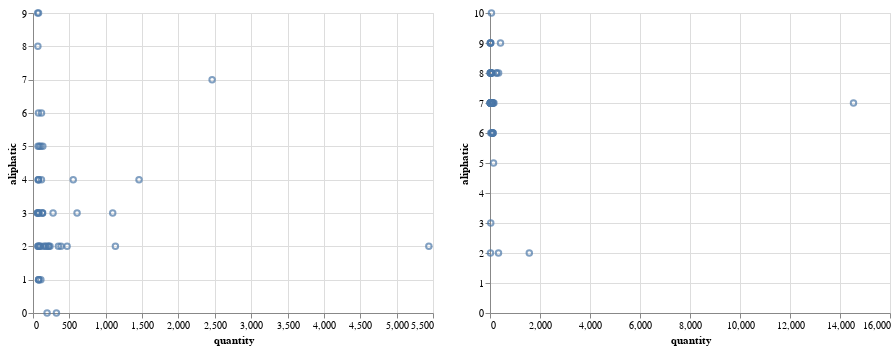

The notebook cell this image was saved under:
### Code cell
chart_f1 = alt.Chart(vhr0_1.iloc[:50]).mark_point().encode(
x = 'quantity',
y = 'aliphatic'
)

chart_f2 = alt.Chart(vhr0_2.iloc[:50]).mark_point().encode(
x = 'quantity',
y = 'aliphatic'
)

chart_f1 | chart_f2
